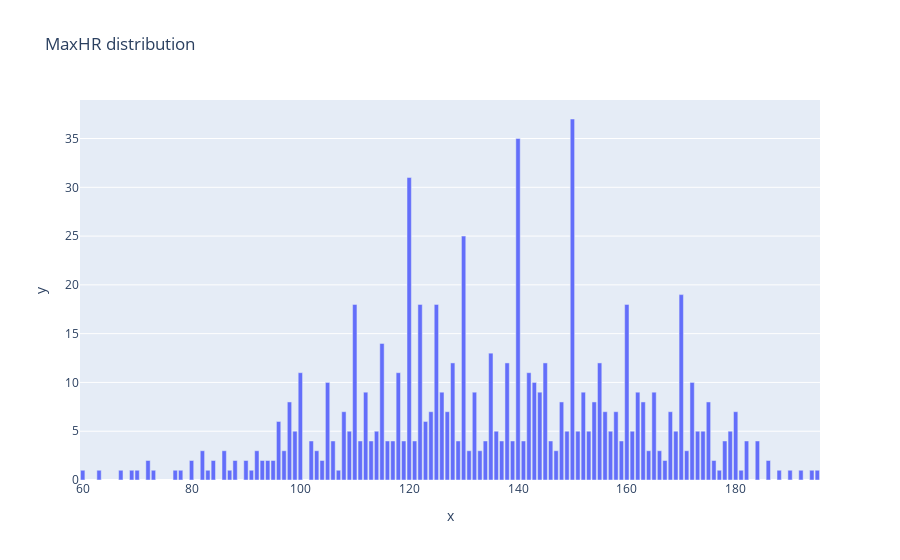

Source (notebook cell):
### Code cell
# Analyze data graphically: Check distributions

# MaxHR distribution
import plotly.express as px 
MaxHR_counts = train_val_split['MaxHR'].value_counts()
fig_MaxHR = px.bar(x=MaxHR_counts.index, y=MaxHR_counts.values, title='MaxHR distribution')
fig_MaxHR.show()

### Figure 1 — Plotly figure (JSON) as saved in the notebook; plotly's stock layout.template omitted (floating-point values rounded to 4 significant figures)
{"data": [{"alignmentgroup": "True", "hovertemplate": "x=%{x}<br>y=%{y}<extra></extra>", "legendgroup": "", "marker": {"color": "#636efa", "pattern": {"shape": ""}}, "name": "", "offsetgroup": "", "orientation": "v", "showlegend": false, "textposition": "auto", "type": "bar", "x": [150, 140, 120, 130, 170, 122, 110, 160, 125, 115, 135, 155, 145, 138, 128, 118, 142, 100, 143, 105, 172, 126, 162, 132, 152, 165, 144, 112, 154, 148, 163, 98, 175, 108, 158, 124, 180, 127, 156, 168, 123, 96, 179, 173, 151, 149, 109, 157, 169, 161, 136, 114, 174, 99, 153, 159, 111, 117, 178, 184, 119, 134, 141, 182, 121, 139, 129, 146, 116, 137, 113, 102, 106, 86, 92, 103, 131, 164, 171, 147, 82, 97, 133, 166, 95, 104, 72, 93, 94, 167, 84, 90, 80, 186, 176, 88, 192, 177, 181, 195, 188, 73, 69, 87, 107, 78, 67, 70, 60, 83, 63, 77, 91, 190, 194], "xaxis": "x", "y": [37, 35, 31, 25, 19, 18, 18, 18, 18, 14, 13, 12, 12, 12, 12, 11, 11, 11, 10, 10, 10, 9, 9, 9, 9, 9, 9, 9, 8, 8, 8, 8, 8, 7, 7, 7, 7, 7, 7, 7, 6, 6, 5, 5, 5, 5, 5, 5, 5, 5, 5, 5, 5, 5, 5, 4, 4, 4, 4, 4, 4, 4, 4, 4, 4, 4, 4, 4, 4, 4, 4, 4, 4, 3, 3, 3, 3, 3, 3, 3, 3, 3, 3, 3, 2, 2, 2, 2, 2, 2, 2, 2, 2, 2, 2, 2, 1, 1, 1, 1, 1, 1, 1, 1, 1, 1, 1, 1, 1, 1, 1, 1, 1, 1, 1], "yaxis": "y"}], "layout": {"barmode": "relative", "legend": {"tracegroupgap": 0}, "title": {"text": "MaxHR distribution"}, "xaxis": {"anchor": "y", "domain": [0, 1], "title": {"text": "x"}}, "yaxis": {"anchor": "x", "domain": [0, 1], "title": {"text": "y"}}}}
